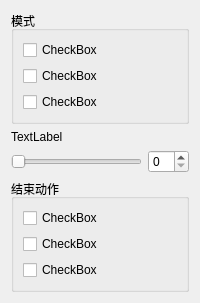
                 <widget class="QWidget" name="page_42">
                  <attribute name="label">
                   <string>自动表演模式设置</string>
                  </attribute>
                  <layout class="QVBoxLayout" name="verticalLayout_51">
                   <item>
                    <widget class="QGroupBox" name="groupBox_17">
                     <property name="title">
                      <string>模式</string>
                     </property>
                     <layout class="QVBoxLayout" name="verticalLayout_49">
                      <item>
                       <widget class="QCheckBox" name="checkBox_39">
                        <property name="text">
                         <string>CheckBox</string>
                        </property>
                       </widget>
                      </item>
                      <item>
                       <widget class="QCheckBox" name="checkBox_40">
                        <property name="text">
                         <string>CheckBox</string>
                        </property>
                       </widget>
                      </item>
                      <item>
                       <widget class="QCheckBox" name="checkBox_41">
                        <property name="text">
                         <string>CheckBox</string>
                        </property>
                       </widget>
                      </item>
                     </layout>
                    </widget>
                   </item>
                   <item>
                    <widget class="QLabel" name="label_101">
                     <property name="text">
                      <string>TextLabel</string>
                     </property>
                    </widget>
                   </item>
                   <item>
                    <layout class="QHBoxLayout" name="horizontalLayout_104">
                     <item>
                      <widget class="QSlider" name="horizontalSlider_76">
                       <property name="orientation">
                        <enum>Qt::Horizontal</enum>
                       </property>
                      </widget>
                     </item>
                     <item>
                      <widget class="QSpinBox" name="spinBox_76"/>
                     </item>
                    </layout>
                   </item>
                   <item>
                    <widget class="QGroupBox" name="groupBox_18">
                     <property name="title">
                      <string>结束动作</string>
                     </property>
                     <layout class="QVBoxLayout" name="verticalLayout_50">
                      <item>
                       <widget class="QCheckBox" name="checkBox_42">
                        <property name="text">
                         <string>CheckBox</string>
                        </property>
                       </widget>
                      </item>
                      <item>
                       <widget class="QCheckBox" name="checkBox_43">
                        <property name="text">
                         <string>CheckBox</string>
                        </property>
                       </widget>
                      </item>
                      <item>
                       <widget class="QCheckBox" name="checkBox_44">
                        <property name="text">
                         <string>CheckBox</string>
                        </property>
                       </widget>
                      </item>
                     </layout>
                    </widget>
                   </item>
                  </layout>
                 </widget>
